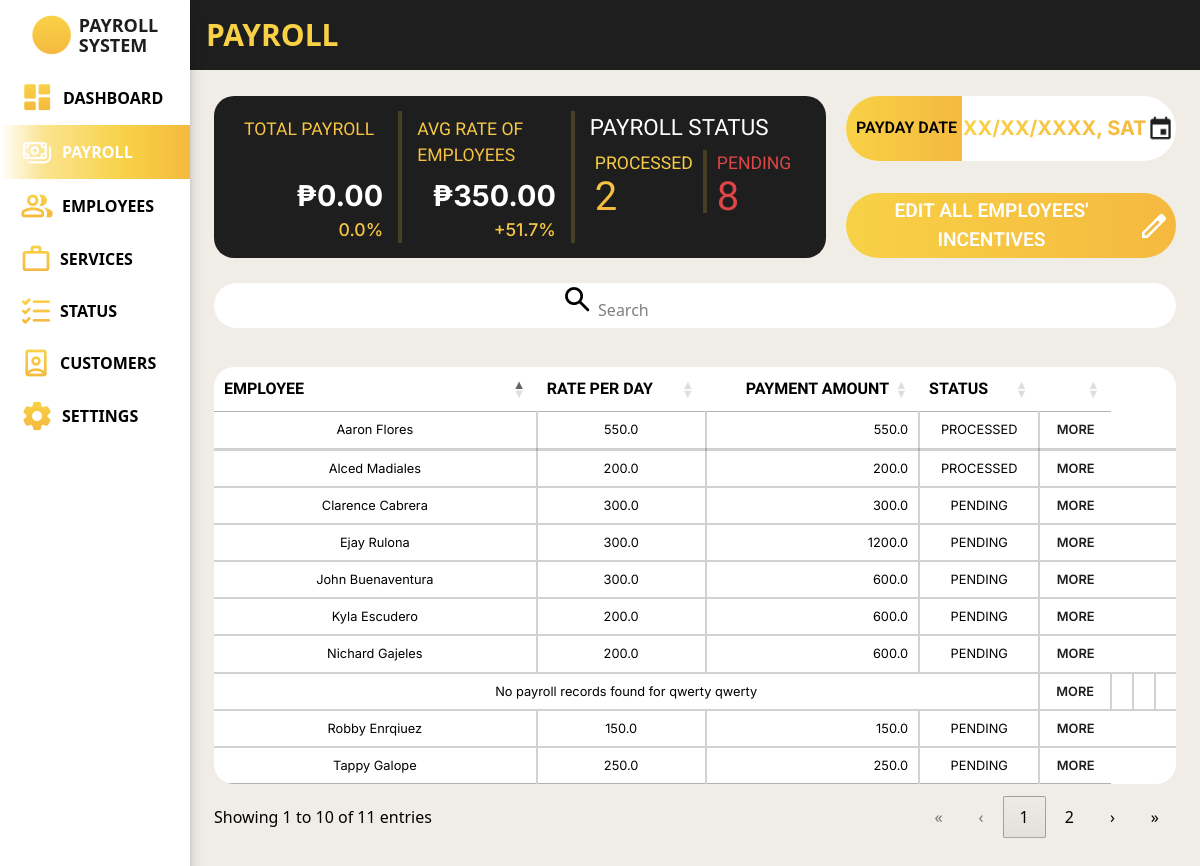
The app's page /payroll_system/payrolls/ (signed in), older data.
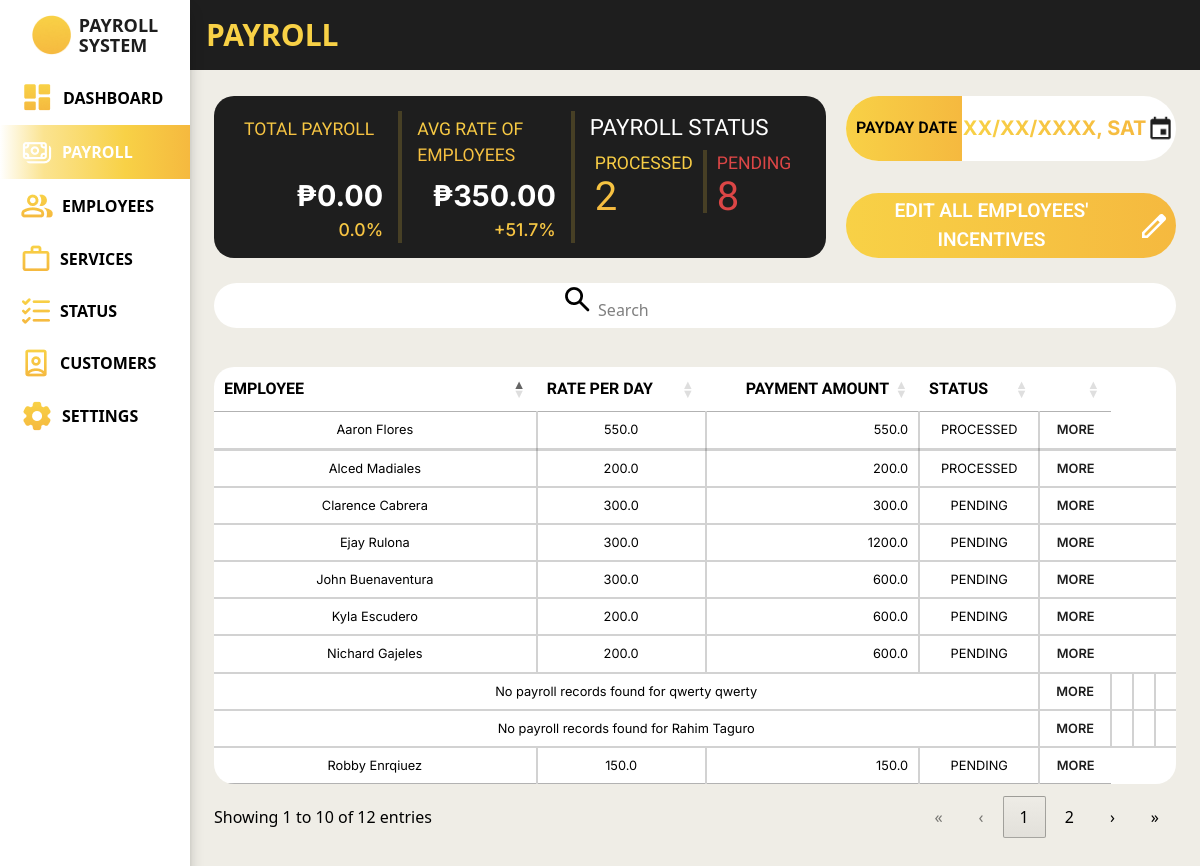
The same page, newer data.
### payroll_system/models.py (models this page shows, shortened)
class Employee(models.Model):
    class HighestEducation(models.TextChoices):
        GRADESCHOOL = 'Grade School', _('Grade School')
        HIGHSCHOOL = 'High School', _('High School')
        BACHELORS_DEGREE = 'Bachelor\'s Degree', _('Bachelor\'s Degree')
        VOCATIONAL_EDUCATION = 'Vocational Education', _('Vocational Education')
        MASTERS_DEGREE = 'Master\'s Degree', _('Master\'s Degree')
    class EmployeeStatus(models.TextChoices):
        FULLTIME = 'Full Time', _('Full Time')
        PARTTIME = 'Part Time', _('Part Time')
    class ActiveStatus(models.TextChoices):
        ACTIVE = 'Active', _('Active')
        INACTIVE = 'Inactive', _('Inactive')
    employee_id = models.AutoField(primary_key=True)
    first_name = models.CharField(max_length=100, null=False)
    middle_name = models.CharField(max_length=100, null=True, blank=True)
    last_name = models.CharField(max_length=100, null=False)
    gender = models.CharField(max_length=6, choices=Gender.choices, null=False)
    date_of_birth = models.DateField(null=True)
    contact_number = models.CharField(max_length=15, null=True)
    emergency_contact = models.CharField(max_length=15, null=True)
    region = models.CharField(max_length=255, null=False, default='')
    province = models.CharField(max_length=255, null=False, default='')
    municipality = models.CharField(max_length=255, null=False, default='')
    barangay = models.CharField(max_length=255, null=False, default='')
    highest_education = models.CharField(max_length=20, choices=HighestEducation.choices, null=True)
    work_experience = models.CharField(max_length=2083, null=True, blank=True)
    date_of_employment = models.DateField(default=timezone.now)
    days_worked = models.IntegerField(default=0, null=False)
    employee_status = models.CharField(max_length=9, choices=EmployeeStatus.choices, null=True)
    active_status = models.CharField(max_length=8, choices=ActiveStatus.choices, default=ActiveStatus.ACTIVE)
    absences = models.IntegerField(default=0, null=False)
    employee_image = models.ImageField(null=True, blank=True, upload_to='images/')

class Payroll(models.Model):
    class PayrollStatus(models.TextChoices):
        PENDING = 'PENDING', _('Pending')
        PROCESSED = 'PROCESSED', _('Processed')
    payroll_id = models.AutoField(primary_key=True)
    rate = models.FloatField(default=0, null=False)
    incentives = models.FloatField(default=0, null=False)
    payroll_status = models.CharField(max_length=9, choices=PayrollStatus.choices, default=PayrollStatus.PENDING, null=True, blank=True)
    deductions = models.FloatField(default=0, null=False)
    salary = models.FloatField(default=0, null=False)
    cash_advance = models.FloatField(default=0, null=False)
    under_time = models.FloatField(default=0, null=False)
    payment_date = models.DateField(null=False)
    employee_id_fk = models.ForeignKey(Employee, on_delete=models.CASCADE, related_name='payrolls')
    attendance_id_fk = models.ForeignKey(Attendance, null=True, blank=True, on_delete=models.CASCADE)

### payroll_system/views.py (the view, shortened to what this page needs)
# urls.py: path('payrolls/', views.payrolls, name='payrolls'),
@login_required
def payrolls(request):
    employees = Employee.objects.prefetch_related('payrolls', 'attendances').all()
    query = request.GET.get('q', '')
    latest_attendance_subquery = (
        Attendance.objects
        .filter(employee_id_fk=OuterRef('pk'))
        .order_by('-date')
        .values('date')[:1]
    )
    latest_payroll_subquery = (
        Payroll.objects
        .filter(employee_id_fk=OuterRef('pk'))
        .order_by('-payment_date')
        .values('payroll_status')[:1]
    )
    employees = Employee.objects.annotate(
        latest_attendance_date=Subquery(latest_attendance_subquery),
        latest_payroll_status=Subquery(latest_payroll_subquery)
    )
    total_employees = employees.count()
    processed_payroll_count = employees.filter(latest_payroll_status='PROCESSED').count()
    pending_payroll_count = employees.filter(latest_payroll_status='PENDING').count()
    employee_data = []
    for employee in employees:
        latest_payroll = employee.payrolls.order_by('-payment_date').first()
        if latest_payroll:
            attendance_count = employee.attendances.count()
            latest_payroll.salary = latest_payroll.rate * attendance_count
        employee_data.append({
            'employee': employee,
            'latest_payroll': latest_payroll
        })
    today = now().date()
    start_of_week = today - timedelta(days=today.weekday())  # Get Monday of current week
    end_of_week = start_of_week + timedelta(days=6)  # Get Sunday of current week
    current_month_start = today.replace(day=1)
    previous_month_end = current_month_start - timedelta(days=1)
    previous_month_start = previous_month_end.replace(day=1)
    active_employees_per_day = (
        Attendance.objects.filter(date__range=[start_of_week, end_of_week])
        .values('date')
        .annotate(active_count=Count('employee_id_fk', distinct=True))
    )
    total_active_counts = sum(day['active_count'] for day in active_employees_per_day)
    days_counted = len(active_employees_per_day) or 1  # Avoid division by zero
    avg_active_employees = total_active_counts / days_counted
    employees_with_latest_payroll = Employee.objects.annotate(latest_payroll_status=Subquery(latest_payroll_subquery))
    processed_payroll_count = employees_with_latest_payroll.filter(latest_payroll_status='PROCESSED').count()
    pending_payroll_count = employees_with_latest_payroll.filter(latest_payroll_status='PENDING').count()
    total_payroll = Payroll.objects.filter(payroll_status='PROCESSED').aggregate(Sum('salary'))['salary__sum']
    if total_payroll is None:
        total_payroll = "No total payroll yet"
    next_payday = Payroll.objects.filter(payment_date__gt=today).aggregate(Min('payment_date'))['payment_date__min']
    avg_rate = Payroll.objects.filter(rate__gt=0).aggregate(Avg('rate'))['rate__avg']
    if avg_rate is None:
        avg_rate = "No rate data"
    current_total_payroll = Payroll.objects.filter(
        payroll_status='PROCESSED',
        payment_date__gte=current_month_start,
        payment_date__lte=today
    ).aggregate(Sum('salary'))['salary__sum'] or 0
    previous_total_payroll = Payroll.objects.filter(
        payroll_status='PROCESSED',
        payment_date__gte=previous_month_start,
        payment_date__lte=previous_month_end
    ).aggregate(Sum('salary'))['salary__sum'] or 0
    payroll_percentage = 0
    if previous_total_payroll > 0:
        payroll_percentage = ((current_total_payroll - previous_total_payroll) / previous_total_payroll) * 100
    current_avg_rate = Payroll.objects.filter(
        rate__gt=0,
        payment_date__gte=current_month_start,
        payment_date__lte=today
    ).aggregate(Avg('rate'))['rate__avg'] or 0
    previous_avg_rate = Payroll.objects.filter(
        rate__gt=0,
        payment_date__gte=previous_month_start,
        payment_date__lte=previous_month_end
    ).aggregate(Avg('rate'))['rate__avg'] or 0
    rate_percentage = 0
    if previous_avg_rate > 0:
        rate_percentage = ((current_avg_rate - previous_avg_rate) / previous_avg_rate) * 100
    employee_data = []
    for employee in employees:
        latest_payroll = employee.payrolls.order_by('-payment_date').first()
        if latest_payroll:
            attendance_count = employee.attendances.count()
            latest_payroll.salary = latest_payroll.rate * attendance_count
        employee_data.append({
            'employee': employee,
            'latest_payroll': latest_payroll
        })
    context = {
        'employee': employee,
        'employee_data': employee_data,  # List of employees with their latest payroll
        'total_employees': total_employees,
        'avg_active_employees': round(avg_active_employees),
        'processed_payroll_count': processed_payroll_count,
        'pending_payroll_count': pending_payroll_count,
        'total_payroll': total_payroll,  # Total payroll amount
        'previous_total_payroll': previous_total_payroll,
        'payroll_percentage': payroll_percentage,
        'next_payday': next_payday,  # Next payday date
        'previous_avg_rate': previous_avg_rate,
        'rate_percentage': rate_percentage,
        'avg_rate': current_avg_rate,
        'query': query,
    }
    return render(request, 'payroll_system/payroll.html', context)

### payroll_system/templates/payroll_system/payroll.html (shortened to what the changed rows need)
{% load static %}
<!DOCTYPE html>
<html lang="en">
<head>
    <link rel="stylesheet" href="{% static 'css/template_new.css' %}">
    <link rel="stylesheet" href="{% static 'css/payroll.css' %}">
    <script src="https://cdn.jsdelivr.net/npm/@tailwindcss/browser@4"></script>
    <link rel="stylesheet" href="{% static 'css/dataTables.css' %}">
    <link rel="stylesheet" href="https://cdn.datatables.net/responsive/2.4.1/css/responsive.dataTables.min.css">
</head>
<body class="bg-[#EFEDE6]">
    <div class="h-dvh w-full grid grid-cols-[80px_1fr] md:grid-cols-[190px_1fr] grid-rows-[70px_1fr] z-25">
        <div class="bg-[#1E1E1E] flex justify-start items-center px-4">
            <h1 class="text-[#f8d146] font-[League Spartan] text-3xl font-bold">PAYROLL</h1>
        </div>
        <div class="size-full py-4 px-3" id="thing">
            <div class="container">
                <div class="top">
                    <div class="content_1">
                        <div class="statistics">
                            <div class="total_payroll">
                                <div class="title"><h1>TOTAL PAYROLL</h1></div>
                            </div>
                            <div class="avg_rate">
                                <div class="title">
                                    <h1>AVG RATE OF EMPLOYEES</h1>
                                </div>
                            </div>
                            <div class="payroll_status">
                                <div class="title">
                                    <h1>PAYROLL STATUS</h1>
                                </div>
                                <div class="content">
                                    <div class="processed">
                                        <h1>PROCESSED</h1>
                                    </div>
                                    <div class="pending">
                                        <h1>PENDING</h1>
                                    </div>
                                </div>
                            </div>
                        </div>
                    </div>
                    <div class="content_2">
                    </div>
                </div>
                <div class="search">
                    <div class="search-box">
                    </div>
                </div>
                <table class="" id="payroll-table">
                    <thead>
                        <th>EMPLOYEE</th>
                        <th>RATE PER DAY</th>
                        <th>PAYMENT AMOUNT</th>
                        <th>STATUS</th>
                        <th></th>
                    </thead>
                    <tbody>
                        {% for data in employee_data %}
                        {% with employee=data.employee latest_payroll=data.latest_payroll %}
                            {% if latest_payroll %}
                            <tr>
                                <td>{{ employee.first_name }} {{ employee.last_name }}</td>
                                <td>{{ latest_payroll.rate }}</td>
                                <td>{{ latest_payroll.salary }}</td>
                                <td>{{ latest_payroll.payroll_status }}</td>
                                <td><a href="{% url 'payroll_system:payroll_individual' employee.employee_id %}">MORE</a></td>
                            </tr>
                            {% else %}
                            <tr>
                                <td colspan="4">No payroll records found for {{ employee.first_name }} {{ employee.last_name }}</td>
                                <td><a href="{% url 'payroll_system:payroll_individual' employee.employee_id %}">MORE</a></td>
                            </tr>
                            {% endif %}
                        {% endwith %}
                    {% endfor %}
                    </tbody>
                </table>
            </div>
        </div>
    </div>
</body>
</html>

Row changes from the older to the newer data that the page shows:
no longer on this page (row unchanged): Employee: employee.first_name "Tappy", employee.last_name "Galope", latest_payroll.rate "250.0", latest_payroll.salary "250.0", latest_payroll.payroll_status "PENDING"
added Employee: employee.first_name "Rahim", employee.last_name "Taguro"
Text that changed along with them:
text written by a page script: "Showing 1 to 10 of 11 entries « ‹ 1 2 › »" → "Showing 1 to 10 of 12 entries « ‹ 1 2 › »"
